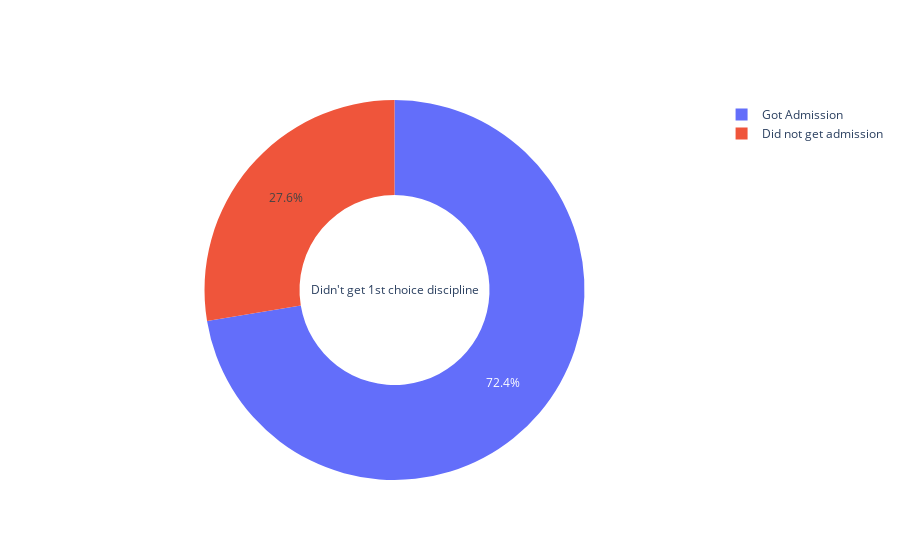

Here is the notebook cell this chart was saved with:
### Markdown cell above
# Question 3. Do the students who could not get the first preference of their choice of discipline failed to join NUCES?

### Code cell
discipline=admission.copy()
discipline=discipline[['l','discipline_1','nts_admission_offer_discipline','nu_admission_offer_discipline',
                       'admission_discipline']]
discipline.dropna(subset=['discipline_1'],how='all',inplace=True) #Dropping those who didnt specify a 1st campus preference
discipline.dropna(subset=['nu_admission_offer_discipline','nts_admission_offer_discipline'],
                  how='all',inplace=True) #Only looking at applicants who secured admission in some discipline

discipline = discipline[(discipline['nu_admission_offer_discipline']!=discipline['discipline_1'])
             & (discipline['nts_admission_offer_discipline']!=discipline['discipline_1'])] #FILTERING OUT THOSE WHO GOT OFFER
                                                                                           #IN DISCIPLINE OTHER THAN THEIR
                                                                                           ##MAIN ONE
    
admission_count=discipline[discipline['admission_discipline']!=-1].shape[0]
not_admission_count=discipline[discipline['admission_discipline']==-1].shape[0]

fig = go.Figure(data=[go.Pie(labels=['Did not get admission','Got Admission'], values=data,hole=0.5,title="Didn't get 1st choice discipline")])
fig.show()

### Figure 1 — Plotly figure (JSON) as saved in the notebook; plotly's stock layout.template omitted (floating-point values rounded to 4 significant figures)
{"data": [{"hole": 0.5, "labels": ["Did not get admission", "Got Admission"], "title": {"text": "Didn't get 1st choice discipline"}, "type": "pie", "values": [944, 2475]}], "layout": {}}
